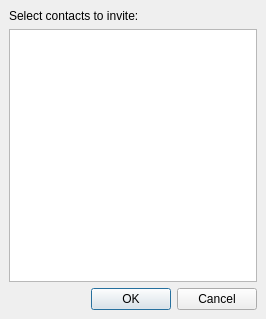
<ui version="4.0" >
 <class>Invite</class>
 <widget class="QDialog" name="Invite" >
  <property name="geometry" >
   <rect>
    <x>0</x>
    <y>0</y>
    <width>266</width>
    <height>319</height>
   </rect>
  </property>
  <property name="windowTitle" >
   <string>Invite to chat</string>
  </property>
  <layout class="QVBoxLayout" >
   <property name="margin" >
    <number>9</number>
   </property>
   <property name="spacing" >
    <number>6</number>
   </property>
   <item>
    <widget class="QLabel" name="label" >
     <property name="text" >
      <string>Select contacts to invite:</string>
     </property>
    </widget>
   </item>
   <item>
    <widget class="QListWidget" name="lbx_users" />
   </item>
   <item>
    <widget class="QDialogButtonBox" name="buttonBox" >
     <property name="orientation" >
      <enum>Qt::Horizontal</enum>
     </property>
     <property name="standardButtons" >
      <set>QDialogButtonBox::Cancel|QDialogButtonBox::NoButton|QDialogButtonBox::Ok</set>
     </property>
    </widget>
   </item>
  </layout>
 </widget>
 <tabstops>
  <tabstop>lbx_users</tabstop>
  <tabstop>buttonBox</tabstop>
 </tabstops>
 <resources/>
 <connections>
  <connection>
   <sender>buttonBox</sender>
   <signal>rejected()</signal>
   <receiver>Invite</receiver>
   <slot>reject()</slot>
   <hints>
    <hint type="sourcelabel" >
     <x>316</x>
     <y>260</y>
    </hint>
    <hint type="destinationlabel" >
     <x>286</x>
     <y>274</y>
    </hint>
   </hints>
  </connection>
 </connections>
</ui>
